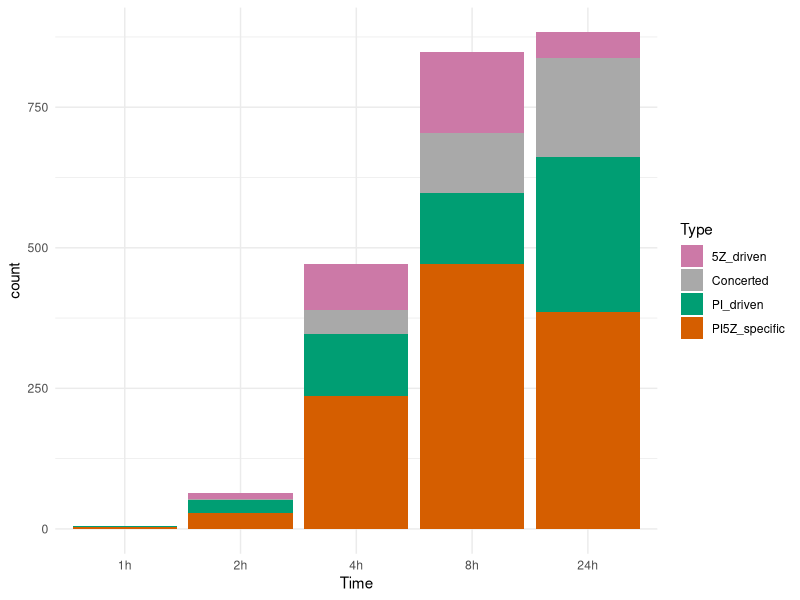
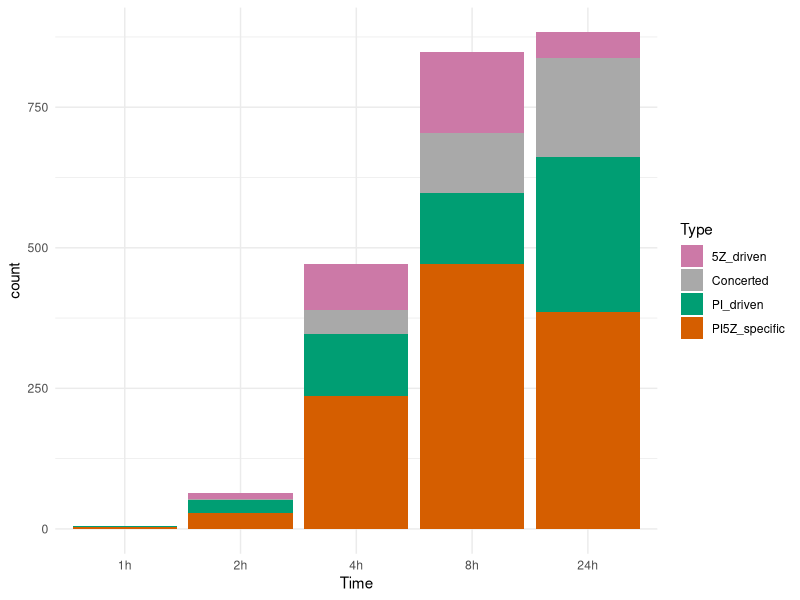

The R source for these figures, in order:
library(tidyverse)
library(gridExtra)
library(data.table)
library(purrr)

long_to_wide  <- function(df) {
  dcast(setDT(df),
        gene_name ~ Condition,
        value.var = c('logFC', 'adj.P.Val'))
}

delete.na <- function(DF, n = 0) {
  DF[rowSums(is.na(DF)) <= n, ]
}

All_ratios_Limma <- read.csv("Transcriptomics/Output/DEGs_wide.csv")

PI5Z_long = All_ratios_Limma %>% 
  pivot_longer(-gene_name) %>% 
  separate(name, into = c("name", "Condition"), sep = "_", extra = "merge")  %>% 
  filter(!is.nan(value)) %>% 
  pivot_wider(names_from = "name", values_from = "value") %>% 
  filter(adj.P.Val < 0.05) %>% 
  separate(Condition, into = c("Drug","Time"), remove = F,sep = "_") %>% 
  filter(!grepl("PD",Drug)) %>% 
  split(~gene_name) 

# Remove p-sites that are regulated not regulated in the synergy
PI5Z_regulated = lapply(PI5Z_long, function(d) {
  if(!("PI5Z" %in% d$Drug)) {
    d = NULL
  }
  return(d)
}) 

PI5Z_regulated <- PI5Z_regulated %>%
  discard(is.null)

## Select p-sites that are only regulated in the synergies in at least one time point.
PI5Z_specific = lapply(PI5Z_regulated, function(d) {
  if(length(unique(d$Drug)) > 1) {
    d = NULL
  }
  return(d)
}) 

PI5Z_specific <- PI5Z_specific %>%
  discard(is.null) %>% 
  do.call("rbind", .)

# Select p-sites that are regulated in more than 2 conditions (synergy and at least one more drug).

mult_cond = lapply(PI5Z_regulated, function(d) {
  if(length(unique(d$Drug)) == 1) {
    d = NULL
  }
  return(d)
}) 

mult_cond <- mult_cond %>%
  discard(is.null) 

# Select p-sites that are regulated in a single time point in the synergy and at least one more drug.

single_tp = lapply(mult_cond, function(d) {
  if(length(unique(d$Time)) > 1) {
    d = NULL
  }
  return(d)
}) 

single_tp <- single_tp %>%
  discard(is.null) %>% 
  do.call("rbind", .) %>% 
  split(., ~ Time)

PI5Z_wide <- lapply(single_tp, function(x) long_to_wide(x) %>%
                      dplyr::select(-contains("adj")) %>% 
                      delete.na(.,2)  %>% 
                      pivot_longer(-gene_name) %>% 
                      mutate(Sign = ifelse(is.na(value),"Unaffected",ifelse(value <0, "Down","Up"))) %>% 
                      select(-value) %>% 
                      spread(., name, Sign) %>% 
                      rename_with(.fn = ~ str_replace(.x, "logFC_", ""),
                                  .cols = starts_with("logFC")))


PI5Z_wide <- lapply(PI5Z_wide, function(x) {
  colnames(x) <- sub("_.*", "", colnames(x))
  x[paste(names(x)[2:4], collapse = '_')] <- do.call(paste, c(x[2:4], sep = '_'))
  x <- x[,c(1,5)]
  x
})

PI5Z_wide <- map2(PI5Z_wide, names(PI5Z_wide), ~ mutate(.x, Timepoint = .y))

PI5Z_wide <- do.call("rbind", PI5Z_wide)

synergy_specific <- c("Up_Unaffected_Down","Unaffected_Up_Down",
                      "Down_Unaffected_Up","Unaffected_Down_Up",
                      "Up_Up_Down","Down_Down_Up")


PI5Z_specific_opposite <- subset(PI5Z_wide, `5Z_PI_PI5Z` %in% synergy_specific)

coordinated <- c("Down_Down_Down","Up_Up_Up")
coordinated_single_tp <- subset(PI5Z_wide, `5Z_PI_PI5Z` %in% coordinated)

# Qualitative -------------------------------------------------------------
# 
# higher_than_both_PI5Z <- lapply(single_tp, function(x){
#   x %>%
#     group_by(gene_name) %>% 
#     filter(n() >= 3) %>% 
#     filter(abs(logFC[Drug == "PI5Z"]) > 2 * abs(logFC[Drug == "PI"]) & abs(logFC[Drug == "PI5Z"]) > 2 * abs(logFC[Drug == "5Z"])) 
# })
# 
# higher_than_PI <- lapply(single_tp, function(x){
#   x %>% 
#     group_by(gene_name) %>% 
#     filter(n_distinct(Drug) == 2) %>% 
#     filter(Drug %in% c("PI5Z", "PI")) %>% 
#     filter(n_distinct(Drug) == 2) %>% 
#     filter(abs(logFC[Drug == "PI5Z"]) > 2 * abs(logFC[Drug == "PI"])) 
# })
# 
# higher_than_5Z <- lapply(single_tp, function(x){
#   x %>%
#     group_by(gene_name) %>% 
#     filter(n_distinct(Drug) == 2) %>% 
#     filter(Drug %in% c("PI5Z", "5Z")) %>% 
#     filter(n_distinct(Drug) == 2) %>% 
#     filter(abs(logFC[Drug == "PI5Z"]) > 2 * abs(logFC[Drug == "5Z"])) 
# })


# Multiple timepoints  ----------------------------------------------------

mult_cond_split <- do.call("rbind", mult_cond)  
mult_cond_split <- mult_cond_split %>% 
  unite(Split_fct,gene_name, Time, sep = "_", remove = F) %>% 
  split(~Split_fct)

mult_cond_split <- lapply(mult_cond_split, function(x) long_to_wide(x) %>%
                            dplyr::select(-contains("adj")) %>% 
                            pivot_longer(-gene_name) %>% 
                            mutate(Sign = ifelse(is.na(value),"Unaffected",ifelse(value <0, "Down","Up"))) %>% 
                            select(-value) %>% 
                            spread(., name, Sign) %>% 
                            rename_with(.fn = ~ str_replace(.x, "logFC_", ""),
                                        .cols = starts_with("logFC")))

mult_cond_named <- do.call("bind_rows",mult_cond_split)

mult_cond_named_1h <- mult_cond_named %>% 
  select(gene_name, contains("1h")) %>% 
  delete.na(2) %>% 
  mutate(across(everything(), ~replace(., is.na(.) , "Unaffected")))

mult_cond_named_1h <- mult_cond_named_1h[,c(1,4,3,2)]

mult_cond_named_2h <- mult_cond_named %>% 
  select(gene_name, contains("2h")) %>% 
  delete.na(2)%>% 
  mutate(across(everything(), ~replace(., is.na(.) , "Unaffected")))

mult_cond_named_2h <- mult_cond_named_2h[,c(1,4,2,3)]

mult_cond_named_4h <- mult_cond_named %>% 
  select(gene_name, contains("_4h")) %>% 
  delete.na(2)%>% 
  mutate(across(everything(), ~replace(., is.na(.) , "Unaffected")))

mult_cond_named_4h <- mult_cond_named_4h[,c(1,4,3,2)]

mult_cond_named_8h <- mult_cond_named %>% 
  select(gene_name, contains("8h")) %>% 
  delete.na(2)%>% 
  mutate(across(everything(), ~replace(., is.na(.) , "Unaffected")))

mult_cond_named_8h <- mult_cond_named_8h[,c(1,2,4,3)]

mult_cond_named_24h <- mult_cond_named %>% 
  select(gene_name, contains("24h")) %>% 
  delete.na(2)%>% 
  mutate(across(everything(), ~replace(., is.na(.) , "Unaffected")))

mult_cond_named_24h <- mult_cond_named_24h[,c(1,2,4,3)]

mult_cond_named <- list("1h" = mult_cond_named_1h, "2h" = mult_cond_named_2h, "4h" = mult_cond_named_4h,"8h" = mult_cond_named_8h, "24h" = mult_cond_named_24h)

mult_cond_united <- lapply(mult_cond_named, function(x) {
  colnames(x) <- sub("_.*", "", colnames(x))
  x[paste(names(x)[2:4], collapse = '_')] <- do.call(paste, c(x[2:4], sep = '_'))
  x <- x[,c(1,5)]
  x
})

mult_cond_united <- map2(mult_cond_united, names(mult_cond_united), ~ mutate(.x, Timepoint = .y))

mult_cond_united <- do.call("rbind", mult_cond_united)

coordinated_multi_tp <- subset(mult_cond_united, `5Z_PI_PI5Z` %in% coordinated)

changes_PI5Z <- read.csv("Phosphoproteomics/Output/changes_PI5Z.csv")
mult_cond_united <- left_join(mult_cond_united, changes_PI5Z, by = c("5Z_PI_PI5Z" = "Change_type"))

mult_cond_united_named <-  mult_cond_united %>% 
  select(-`5Z_PI_PI5Z`) %>% 
  spread(., Timepoint, Grouped_changes_I)  %>% 
  split(~gene)

mult_cond_united_named <- lapply(mult_cond_united_named, function(x) {
  x <- x[,c("gene","1h","2h","4h","8h","24h")]
  colnames(x) <- sub("_.*", "", colnames(x))
  x[paste(names(x)[2:6], collapse = '_')] <- do.call(paste, c(x[2:6], sep = '_'))
  x <- x[,c(1,7)]
  x
})

mult_cond_all_tps <- do.call("rbind",mult_cond_united_named) 

PI5Z_specific_mult_tps <- mult_cond_all_tps %>% 
  filter(!grepl("Single|Same", `1h_2h_4h_8h_24h`)) 

mult_cond_all_tps_sep <- mult_cond_all_tps %>% 
  separate(`1h_2h_4h_8h_24h`, into = c("X1h","X2h","X4h","X8h","X24h"), sep = "_") %>% 
  filter(!gene %in% PI5Z_specific_mult_tps$gene)

# Single drug responses ---------------------------------------------------

# Single drug-driven in a single time point

PI_driven_names <- c("Unaffected_Up_Up","Unaffected_Down_Down","Down_Up_Up","Up_Down_Down")
PI_specific_names <- c("Unaffected_Up_Unaffected","Unaffected_Down_Unaffected")
PI_driven <- subset(PI5Z_wide, `5Z_PI_PI5Z` %in% PI_driven_names)

X5Z_driven_names <- c("Up_Unaffected_Up","Down_Unaffected_Down","Up_Down_Up","Down_Up_Down")
X5Z_specific_names <- c("Up_Unaffected_Unaffected","Down_Unaffected_Unaffected")
X5Z_driven <- subset(PI5Z_wide, `5Z_PI_PI5Z` %in% X5Z_driven_names)

# Single drug-driven in multiple time points

SD_driven_mult <- mult_cond_united
SD_driven_mult <- SD_driven_mult %>% 
  mutate(Grouped_changes_I = ifelse( `5Z_PI_PI5Z` %in% PI_driven_names, "PI_driven", Grouped_changes_I)) %>% 
  mutate(Grouped_changes_I = ifelse( `5Z_PI_PI5Z` %in% X5Z_driven_names, "5Z_driven", Grouped_changes_I)) %>% 
  mutate(Grouped_changes_I = ifelse( `5Z_PI_PI5Z` %in% PI_specific_names, "PI_specific", Grouped_changes_I)) %>% 
  mutate(Grouped_changes_I = ifelse( `5Z_PI_PI5Z` %in% X5Z_specific_names, "5Z_specific", Grouped_changes_I)) 

SD_driven_mult <-  SD_driven_mult %>% 
  select(- `5Z_PI_PI5Z`) %>% 
  spread(., Timepoint, Grouped_changes_I)  %>% 
  split(~gene)

SD_driven_mult <- lapply(SD_driven_mult, function(x) {
  x <- x[,c("gene","1h","2h","4h","8h","24h")]
  colnames(x) <- sub("_.*", "", colnames(x))
  x[paste(names(x)[2:6], collapse = '_')] <- do.call(paste, c(x[2:6], sep = '_'))
  x <- x[,c(1,7)]
  x
})

SD_all_tps <- do.call("rbind",SD_driven_mult)   

PI_driven_mult <- SD_all_tps %>% 
  filter(!grepl("Synergy|5Z|Same|PI_specific|Level|Single",`1h_2h_4h_8h_24h`))

X5Z_driven_mult <- SD_all_tps%>% 
  filter(!grepl("Synergy|PI|Same|5Z_specific|Level|Single",`1h_2h_4h_8h_24h`))

# Coordinated changes

Same_in_all <- SD_all_tps %>% 
  filter(!grepl("PI_|5Z_|Single|Synergy|driven|Level", `1h_2h_4h_8h_24h`))

PI5Z_specific_all <- do.call("rbind", PI5Z_long) %>% 
  filter(gene_name %in% PI5Z_specific$gene_name | gene_name %in% PI5Z_specific_mult_tps$gene | gene_name %in% PI5Z_specific_opposite$gene) %>% 
  filter(Drug == "PI5Z") %>% 
  group_by(Time) %>% 
  summarize(count = n()) %>% 
  mutate(Time = gsub("30m","0.5h",Time)) %>% 
  mutate(Type = "PI5Z_specific")

PI_driven_all <- do.call("rbind", PI5Z_long) %>% 
  filter(gene_name %in% PI_driven$gene | gene_name %in% PI_driven_mult$gene) %>% 
  filter(Drug == "PI") %>% 
  group_by(Time) %>% 
  summarize(count = n()) %>% 
  mutate(Type = "PI_driven")

X5Z_driven_all <- do.call("rbind", PI5Z_long) %>% 
  filter(gene_name %in% X5Z_driven$gene | gene_name %in% X5Z_driven_mult$gene) %>% 
  filter(Drug == "5Z") %>% 
  group_by(Time) %>% 
  summarize(count = n()) %>% 
  mutate(Time = gsub("30m","0.5h",Time)) %>% 
  mutate(Type = "5Z_driven")

Same_all <- do.call("rbind", PI5Z_long) %>% 
  filter(gene_name %in% Same_in_all$gene) %>% 
  group_by(Time) %>% 
  summarize(count = n()) %>% 
  mutate(Time = gsub("30m","0.5h",Time)) %>% 
  mutate(Type = "Coordinated")
coordinated_multi_tp <- coordinated_multi_tp[,1:3]
Coordinated_all <- rbind(coordinated_multi_tp, coordinated_single_tp) %>% 
  group_by(Timepoint) %>% 
  summarize(count = n()) %>% 
  rename(Time = "Timepoint") %>% 
  mutate(Type = "Concerted")

PI5Z_all <- Reduce(function(x, y) merge(x, y, all=TRUE), list(PI5Z_specific_all, PI_driven_all, X5Z_driven_all,Coordinated_all))
PI5Z_all$Time <- factor(PI5Z_all$Time, levels = c("1h","2h","4h","8h","24h"))
cls <- c("5Z_driven" = "#CC79A7", "PI_driven" = "#009E73","PI5Z_specific" = "#D55E00", Concerted = "darkgray")
ggplot(PI5Z_all, aes(x=Time, y=count, fill = Type)) + 
  scale_fill_manual(values= cls) +
  geom_bar(position="stack", stat="identity") +
  theme_minimal()

ggsave("PI5Z_specific_DEGs_concerted.png", dpi = 300, height = 5, width = 5)
